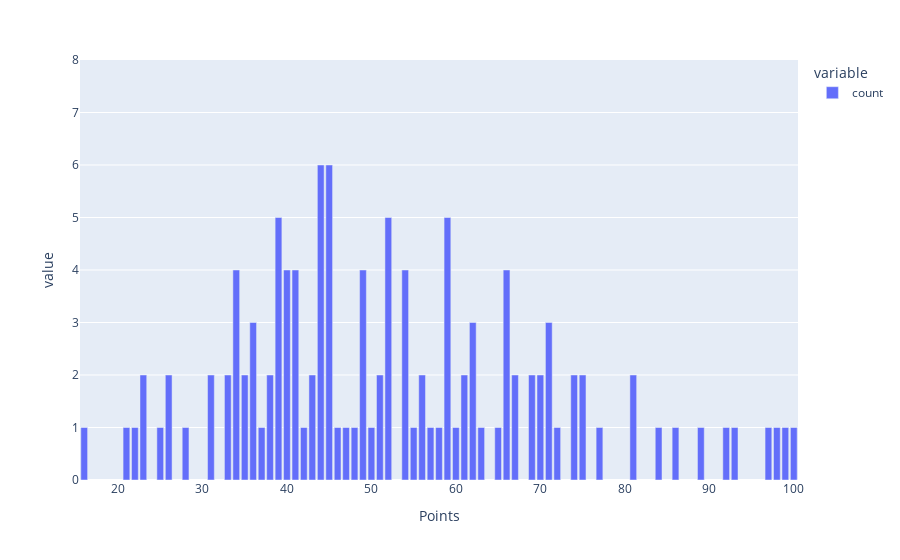

The cell this chart's notebook holds for it:
### Code cell
points_tally = pd.DataFrame(epl_data["Points"].value_counts().sort_index())
point_fig = px.bar(points_tally)
point_fig.update_layout(yaxis_range=[0,8]).show()
print(epl_advance_stats.Points.mean())

### Figure 1 — Plotly figure (JSON) as saved in the notebook; plotly's stock layout.template omitted (floating-point values rounded to 4 significant figures)
{"data": [{"alignmentgroup": "True", "hovertemplate": "variable=count<br>Points=%{x}<br>value=%{y}<extra></extra>", "legendgroup": "count", "marker": {"color": "#636efa", "pattern": {"shape": ""}}, "name": "count", "offsetgroup": "count", "orientation": "v", "showlegend": true, "textposition": "auto", "type": "bar", "x": [16, 21, 22, 23, 25, 26, 28, 31, 33, 34, 35, 36, 37, 38, 39, 40, 41, 42, 43, 44, 45, 46, 47, 48, 49, 50, 51, 52, 54, 55, 56, 57, 58, 59, 60, 61, 62, 63, 65, 66, 67, 69, 70, 71, 72, 74, 75, 77, 81, 84, 86, 89, 92, 93, 97, 98, 99, 100], "xaxis": "x", "y": [1, 1, 1, 2, 1, 2, 1, 2, 2, 4, 2, 3, 1, 2, 5, 4, 4, 1, 2, 6, 6, 1, 1, 1, 4, 1, 2, 5, 4, 1, 2, 1, 1, 5, 1, 2, 3, 1, 1, 4, 2, 2, 2, 3, 1, 2, 2, 1, 2, 1, 1, 1, 1, 1, 1, 1, 1, 1], "yaxis": "y"}], "layout": {"barmode": "relative", "legend": {"title": {"text": "variable"}, "tracegroupgap": 0}, "margin": {"t": 60}, "xaxis": {"anchor": "y", "domain": [0, 1], "title": {"text": "Points"}}, "yaxis": {"anchor": "x", "domain": [0, 1], "range": [0, 8], "title": {"text": "value"}}}}
